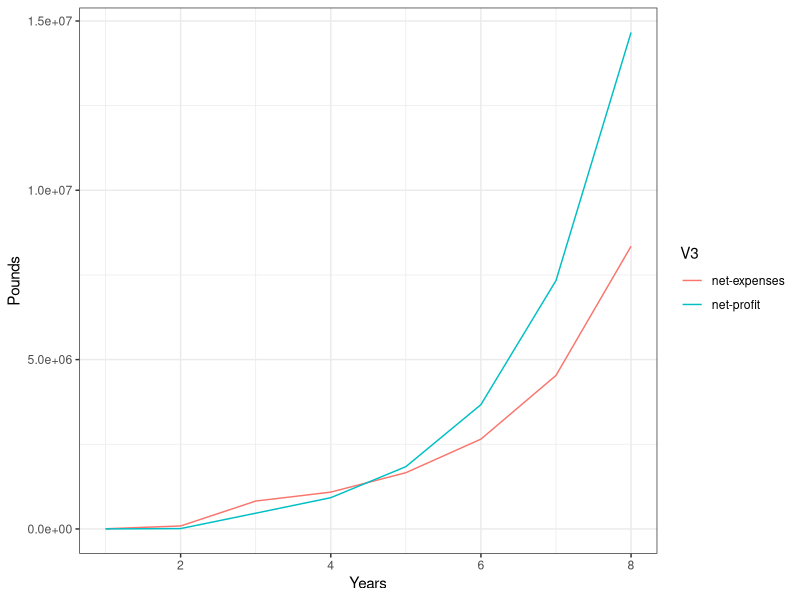

Generate this figure with R: (Note: this script raises an error after producing the figure.)
library(ggplot2)

d <- read.table("net-profit-accumulative.txt")
p <- ggplot(d, aes(V1, V2)) +
	geom_line(aes(color=V3)) +
	theme_bw() +
	# facet_wrap( ~ V3) +
	labs(x = "Years", y = "Pounds") +
ggsave("net-profit-acc.pdf", w = 8, h = 4)